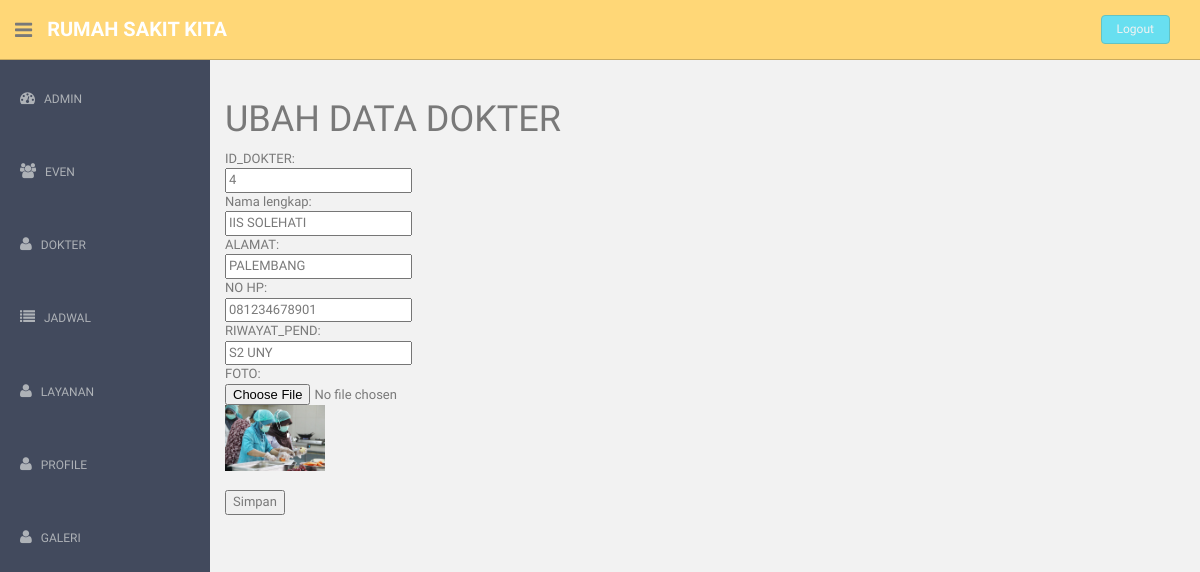
/updokter.php?id=4, run on the app's committed database.
### tables this page shows
CREATE TABLE IF NOT EXISTS `dokter` (
`id_dokter` int(5) NOT NULL,
  `nama_dokter` varchar(255) NOT NULL,
  `alamat_dokter` varchar(255) NOT NULL,
  `no_telpn_dokter` varchar(15) NOT NULL,
  `riwayat_pendidikan_dokter` varchar(255) NOT NULL,
  `foto` varchar(500) NOT NULL
);

### updokter.php (called while the page is built, shortened)
<?php
require 'pages/dashboard.php';
?>

### libraries/m_dokter.php (called while the page is built, shortened)
<?php
class dokter{
	private $db;
	public function dokter(){
		$this->db = new DBClass();
	}
	public function readdokter($id){
		$query = "SELECT * FROM dokter WHERE id_dokter =".$id;
		return $this->db->getRows($query);
	}
	}
?>

### libraries/DBClass.php (called while the page is built, shortened)
<?php
	class DBClass
	{
		public $host, $user, $password;
		function __construct()
		{
			$this->db = false;
			$this->dbname = 'rumah_sakit';
			$this->host   = 'localhost';
			$this->user   = 'root';
			$this->password = '';
		}
		function connect()
		{
			$this->db = mysql_connect(
				$this->host,
				$this->user,
				$this->password)
			or die("Database Connection Access Error..".mysql_error());
		}
		function getRows($sql)
		{
			$this->rowColl = mysql_query($sql) or die("Error : ".mysql_error());
			$rows  = array();
			while ($row = mysql_fetch_array($this->rowColl, MYSQL_ASSOC))
				$rows[] = $row;
			return $rows;
		}
	}
?>

### pages/v_updokter.php (the view, shortened to what this page needs)
<?php
require_once('libraries/DBClass.php');
require_once('libraries/m_dokter.php');
$id = $_GET['id'];
$dokter = new dokter();
$data = $dokter->readdokter($id);
?>
<h1>UBAH DATA DOKTER</h1>
<?php foreach($data as $r):?>
<form action="edokter.php" method="post" enctype="multipart/form-data">
	ID_DOKTER: <br />
	<input type="text" value='<?php echo $r['id_dokter']?>' name="in_id" readonly="true"> <br />
	Nama lengkap: <br />
	<input type="text" name="in_nama" value='<?php echo $r['nama_dokter']?>'> <br />
	ALAMAT: <br />
	<input type="text" name="in_alamat" value='<?php echo $r['alamat_dokter']?>'> <br />
	NO HP: <br />
	<input type="text" name="in_no" value='<?php echo $r['no_telpn_dokter']?>'> <br />
	RIWAYAT_PEND: <br />
	<input type="text" name="in_riwayat" value='<?php echo $r['riwayat_pendidikan_dokter']?>'>
	<br>FOTO: <br />
	<input type="file" name="in_foto" value='<?php echo $r['foto']?>' onchange="PreviewImage()">
	<?php if(!empty($r['foto'])){?>
		<img src="<?php echo $r['foto']?>" width='100'/>
	<?php }?>
	<br /> <br /><input type="submit" name="kirim" value="Simpan">
</form>
<?php endforeach;?>

### assets/css/style.css (style rules this page uses)
body { color: #797979; background: #f2f2f2; font-family: 'Ruda', sans-serif; padding: 0px !important; margin: 0px !important; font-size:13px; }

### data on the page
dokter: in_id "4", in_nama "IIS SOLEHATI", in_alamat "PALEMBANG", in_no "081234678901", in_riwayat "S2 UNY", foto (picture)
